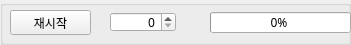
    <widget class="QGroupBox" name="groupBox_VolumeRetry">
     <property name="geometry">
      <rect>
       <x>10</x>
       <y>450</y>
       <width>351</width>
       <height>45</height>
      </rect>
     </property>
     <property name="font">
      <font>
       <family>a뉴굴림4</family>
       <pointsize>12</pointsize>
       <weight>50</weight>
       <bold>false</bold>
      </font>
     </property>
     <property name="styleSheet">
      <string notr="true"/>
     </property>
     <property name="title">
      <string/>
     </property>
     <property name="flat">
      <bool>false</bool>
     </property>
     <property name="checkable">
      <bool>false</bool>
     </property>
     <widget class="QPushButton" name="pushButton_VolumeRetry1">
      <property name="geometry">
       <rect>
        <x>10</x>
        <y>10</y>
        <width>81</width>
        <height>25</height>
       </rect>
      </property>
      <property name="font">
       <font>
        <family>a뉴굴림2</family>
        <pointsize>9</pointsize>
        <weight>50</weight>
        <bold>false</bold>
       </font>
      </property>
      <property name="styleSheet">
       <string notr="true"/>
      </property>
      <property name="text">
       <string>재시작</string>
      </property>
      <property name="checkable">
       <bool>false</bool>
      </property>
      <property name="checked">
       <bool>false</bool>
      </property>
      <property name="autoRepeat">
       <bool>false</bool>
      </property>
      <property name="autoRepeatInterval">
       <number>106</number>
      </property>
     </widget>
     <widget class="QProgressBar" name="progressBar_VolumeRetry">
      <property name="geometry">
       <rect>
        <x>210</x>
        <y>12</y>
        <width>141</width>
        <height>21</height>
       </rect>
      </property>
      <property name="font">
       <font>
        <family>a뉴굴림2</family>
        <pointsize>9</pointsize>
        <weight>50</weight>
        <bold>false</bold>
       </font>
      </property>
      <property name="maximum">
       <number>100</number>
      </property>
      <property name="value">
       <number>0</number>
      </property>
      <property name="alignment">
       <set>Qt::AlignLeading|Qt::AlignLeft|Qt::AlignTop</set>
      </property>
      <property name="format">
       <string>%p% </string>
      </property>
     </widget>
     <widget class="QSpinBox" name="spinBox_VolumeRetry1">
      <property name="geometry">
       <rect>
        <x>110</x>
        <y>12</y>
        <width>66</width>
        <height>20</height>
       </rect>
      </property>
      <property name="font">
       <font>
        <family>a뉴굴림2</family>
        <pointsize>9</pointsize>
       </font>
      </property>
      <property name="alignment">
       <set>Qt::AlignRight|Qt::AlignTrailing|Qt::AlignVCenter</set>
      </property>
     </widget>
    </widget>
